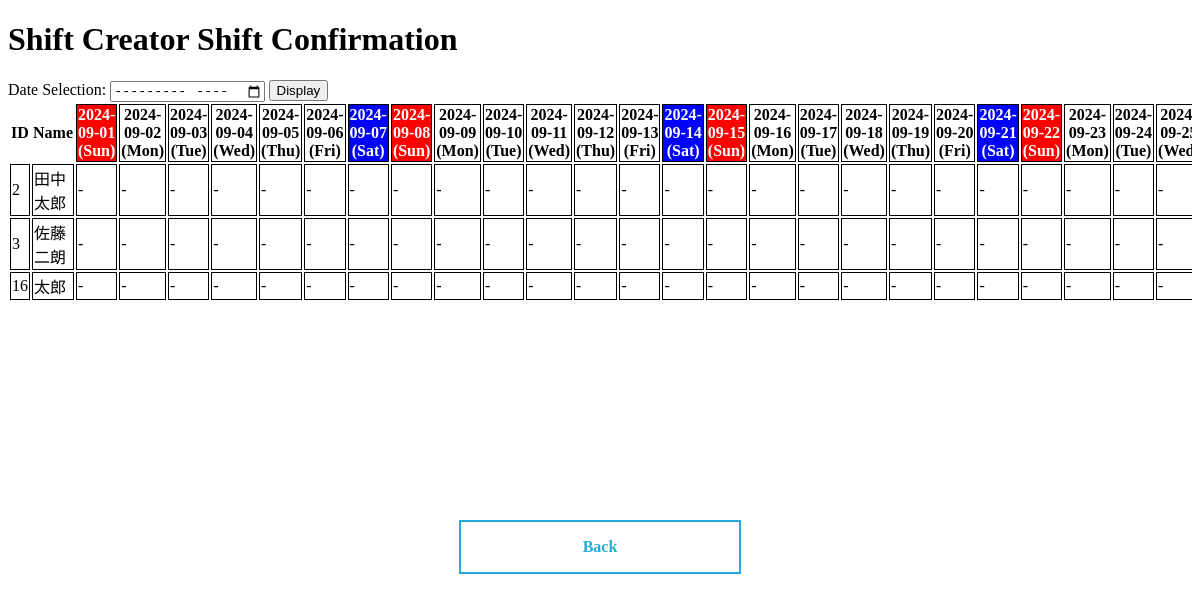
The page /12.php on the database its author committed.
### tables this page shows
CREATE TABLE `arubaito_table` (
  `バイトID` int(11) NOT NULL,
  `名前` varchar(30) DEFAULT NULL,
  `電話番号` varchar(30) DEFAULT NULL,
  `時給` decimal(8,0) NOT NULL
);

### 12.php (the view, shortened to what this page needs)
<!DOCTYPE html>
<html lang="ja">
<head>
    <link rel="stylesheet" href="1.css">
</head>
<body>
    <h1>Shift Creator Shift Confirmation</h1>
    <form method="GET" action="12.php">
        <label for="date">Date Selection:</label>
        <input type="month" name="date" id="date" value="<?php echo isset($_GET['date']) ? $_GET['date'] : ''; ?>">
        <input type="submit" value="Display">
    </form>
    <?php
    require_once("db.php");
    $stmt = $db->query("SELECT * FROM arubaito_table");
    $staff_data = $stmt->fetchAll(PDO::FETCH_ASSOC);
    $start_date = null;
    if (isset($_GET['date'])) {
        $selected_date = new DateTime($_GET['date']);
        $start_date = clone $selected_date;
        $start_date->modify('first day of this month');
    } else {
        $current_date = new DateTime();
        $start_date = clone $current_date;
        $start_date->modify('first day of this month');
    }
    $end_date = clone $start_date;
    $end_date->modify('last day of this month');
    $weekdays = ['Sun', 'Mon', 'Tue', 'Wed', 'Thu', 'Fri', 'Sat'];
    echo "<div class='shift-table'>";
    echo "<table>";
    echo "<thead class='fixed-header'>";
    echo "<tr><th class='fixed-column'>ID</th><th class='fixed-column'>Name</th>";
    $current_date = clone $start_date;
    while ($current_date <= $end_date) {
        $date = $current_date->format('Y-m-d');
        $weekday = $weekdays[$current_date->format('w')];
        $cell_style = '';
        if ($weekday === 'Sat') {
            $cell_style = 'background-color: blue; color: white;';
        } elseif ($weekday === 'Sun') {
            $cell_style = 'background-color: red; color: white;';
        }
        echo "<th style='border: 1px solid black; $cell_style'>$date ($weekday)</th>";
        $current_date->add(new DateInterval('P1D'));
    }
    echo "</tr>";
    echo "</thead>";
    echo "<tbody>";
    foreach ($staff_data as $staff) {
        $id = $staff['バイトID'];
        $name = $staff['名前'];
        echo "<tr>";
        echo "<td class='fixed-column' style='border: 1px solid black;'>$id</td>";
        echo "<td class='fixed-column' style='border: 1px solid black;'>$name</td>";
        $current_date = clone $start_date;
        while ($current_date <= $end_date) {
            $date = $current_date->format('Y-m-d');
            $stmt = $db->prepare("SELECT TIME_FORMAT(開始, '%H:%i') AS 開始, TIME_FORMAT(終了, '%H:%i') AS 終了 FROM revised_sihuto_table WHERE バイトID = ? AND 日付 = ?");
            $stmt->execute([$id, $date]);
            $shift_data = $stmt->fetch(PDO::FETCH_ASSOC);
            $start_time = isset($shift_data['開始']) ? $shift_data['開始'] : '';
            $end_time = isset($shift_data['終了']) ? $shift_data['終了'] : '';
            echo "<td style='border: 1px solid black;'>$start_time - $end_time</td>";
            $current_date->add(new DateInterval('P1D'));
        }
        echo "</tr>";
    }
    echo "</tbody>";
    echo "</table>";
    echo "</div>";
    ?>
    <br>
    <a href="1.php" class="btn_01">
        <span class="vertical-text">Back</span>
    </a>
</body>
</html>

### 1.css (style rules this page uses)
a.btn_01 { display: block; text-align: center; vertical-align: middle; text-decoration: none; width: 150px; margin: auto; padding: 1rem 4rem; font-weight: bold; border: 2px solid #27acd9; color: #27acd9; transition: 0.5s; }

### 12.php (style rules this page uses)
.fixed-header { position: sticky; top: 0; background-color: white; z-index: 1; }
.shift-table { overflow: auto; height: 400px; }
.fixed-column { position: sticky; left: 0; background-color: white; z-index: 1; }

### rows shown on the page
arubaito_table: バイトID "2", 名前 "田中太郎"
arubaito_table: バイトID "3", 名前 "佐藤二朗"
arubaito_table: バイトID "16", 名前 "太郎"

### other values the page prints
$date "2024-09-01"
$weekday "Sun"
$date "2024-09-02"
$weekday "Mon"
$date "2024-09-03"
$weekday "Tue"
$date "2024-09-04"
$weekday "Wed"
$date "2024-09-05"
$weekday "Thu"
$date "2024-09-06"
$weekday "Fri"
$date "2024-09-07"
$weekday "Sat"
$date "2024-09-08"
